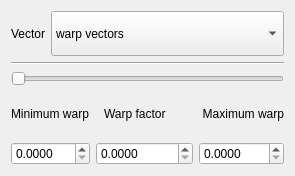
<?xml version="1.0" encoding="UTF-8"?>
<ui version="4.0">
 <class>TaskPostWarpVector</class>
 <widget class="QWidget" name="TaskPostWarpVector">
  <property name="geometry">
   <rect>
    <x>0</x>
    <y>0</y>
    <width>295</width>
    <height>176</height>
   </rect>
  </property>
  <property name="windowTitle">
   <string notr="true">Form</string>
  </property>
  <layout class="QVBoxLayout" name="verticalLayout">
   <item>
    <layout class="QHBoxLayout" name="horizontalLayout">
     <item>
      <widget class="QLabel" name="label">
       <property name="sizePolicy">
        <sizepolicy hsizetype="Minimum" vsizetype="Minimum">
         <horstretch>0</horstretch>
         <verstretch>0</verstretch>
        </sizepolicy>
       </property>
       <property name="text">
        <string>Vector</string>
       </property>
      </widget>
     </item>
     <item>
      <widget class="QComboBox" name="Vector">
       <property name="sizePolicy">
        <sizepolicy hsizetype="Expanding" vsizetype="Minimum">
         <horstretch>0</horstretch>
         <verstretch>0</verstretch>
        </sizepolicy>
       </property>
       <item>
        <property name="text">
         <string>warp vectors</string>
        </property>
       </item>
      </widget>
     </item>
    </layout>
   </item>
   <item>
    <widget class="Line" name="line">
     <property name="orientation">
      <enum>Qt::Horizontal</enum>
     </property>
    </widget>
   </item>
   <item>
    <widget class="QSlider" name="Slider">
     <property name="sizePolicy">
      <sizepolicy hsizetype="MinimumExpanding" vsizetype="Fixed">
       <horstretch>0</horstretch>
       <verstretch>0</verstretch>
      </sizepolicy>
     </property>
     <property name="minimumSize">
      <size>
       <width>100</width>
       <height>0</height>
      </size>
     </property>
     <property name="maximum">
      <number>100</number>
     </property>
     <property name="orientation">
      <enum>Qt::Horizontal</enum>
     </property>
     <property name="invertedAppearance">
      <bool>false</bool>
     </property>
     <property name="invertedControls">
      <bool>false</bool>
     </property>
     <property name="tickPosition">
      <enum>QSlider::NoTicks</enum>
     </property>
    </widget>
   </item>
   <item>
    <layout class="QHBoxLayout" name="horizontalLayout_3">
     <item>
      <widget class="QLabel" name="label_2">
       <property name="sizePolicy">
        <sizepolicy hsizetype="Minimum" vsizetype="Minimum">
         <horstretch>0</horstretch>
         <verstretch>0</verstretch>
        </sizepolicy>
       </property>
       <property name="text">
        <string>Minimum warp</string>
       </property>
      </widget>
     </item>
     <item>
      <widget class="QLabel" name="label_3">
       <property name="text">
        <string>Warp factor</string>
       </property>
       <property name="alignment">
        <set>Qt::AlignLeading|Qt::AlignLeft|Qt::AlignVCenter</set>
       </property>
      </widget>
     </item>
     <item>
      <widget class="QLabel" name="label_4">
       <property name="layoutDirection">
        <enum>Qt::LeftToRight</enum>
       </property>
       <property name="text">
        <string>Maximum warp</string>
       </property>
       <property name="alignment">
        <set>Qt::AlignRight|Qt::AlignTrailing|Qt::AlignVCenter</set>
       </property>
      </widget>
     </item>
    </layout>
   </item>
   <item>
    <layout class="QHBoxLayout" name="horizontalLayout_2">
     <item>
      <widget class="QDoubleSpinBox" name="Min">
       <property name="sizePolicy">
        <sizepolicy hsizetype="Fixed" vsizetype="Fixed">
         <horstretch>0</horstretch>
         <verstretch>0</verstretch>
        </sizepolicy>
       </property>
       <property name="minimumSize">
        <size>
         <width>20</width>
         <height>0</height>
        </size>
       </property>
       <property name="decimals">
        <number>4</number>
       </property>
       <property name="maximum">
        <double>99999.000000000000000</double>
       </property>
      </widget>
     </item>
     <item>
      <widget class="QDoubleSpinBox" name="Value">
       <property name="sizePolicy">
        <sizepolicy hsizetype="MinimumExpanding" vsizetype="Fixed">
         <horstretch>0</horstretch>
         <verstretch>0</verstretch>
        </sizepolicy>
       </property>
       <property name="decimals">
        <number>4</number>
       </property>
       <property name="maximum">
        <double>9999999.000000000000000</double>
       </property>
      </widget>
     </item>
     <item>
      <widget class="QDoubleSpinBox" name="Max">
       <property name="sizePolicy">
        <sizepolicy hsizetype="Fixed" vsizetype="Fixed">
         <horstretch>0</horstretch>
         <verstretch>0</verstretch>
        </sizepolicy>
       </property>
       <property name="minimumSize">
        <size>
         <width>20</width>
         <height>0</height>
        </size>
       </property>
       <property name="decimals">
        <number>4</number>
       </property>
       <property name="maximum">
        <double>1000000.000000000000000</double>
       </property>
      </widget>
     </item>
    </layout>
   </item>
  </layout>
 </widget>
 <resources/>
 <connections/>
</ui>
